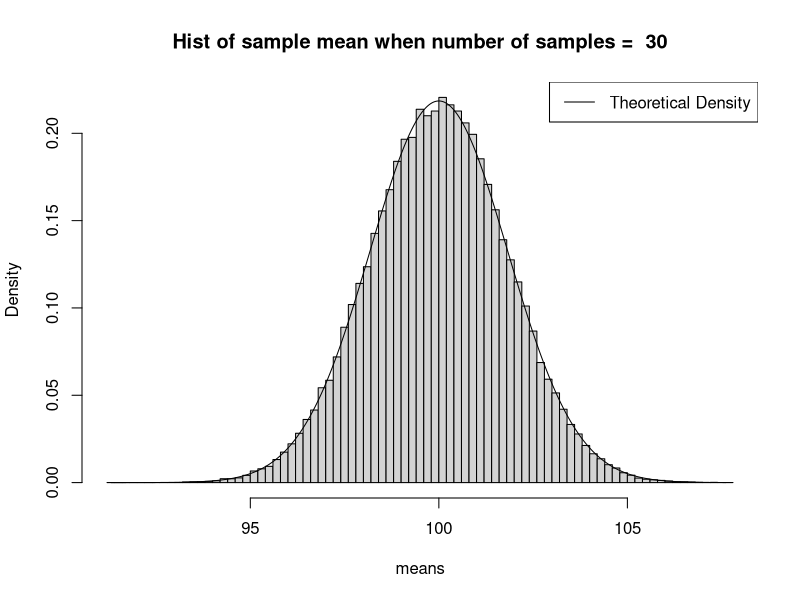
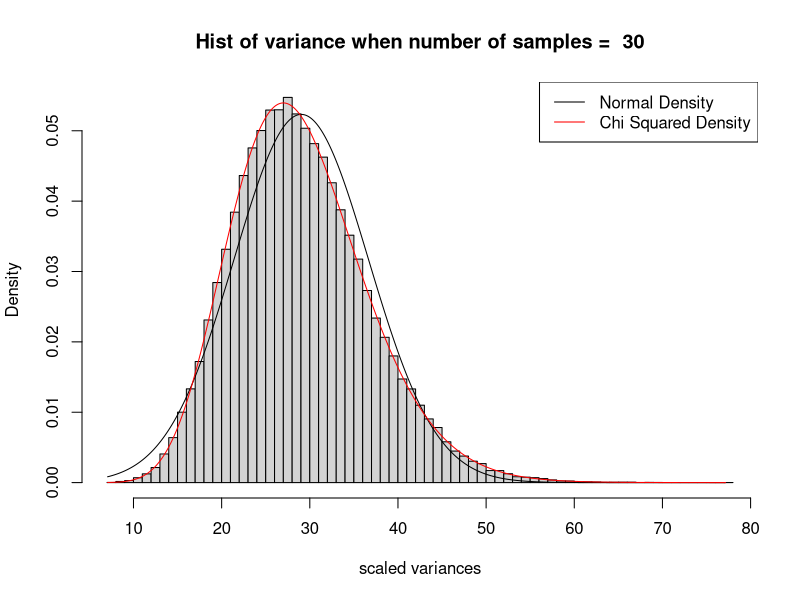
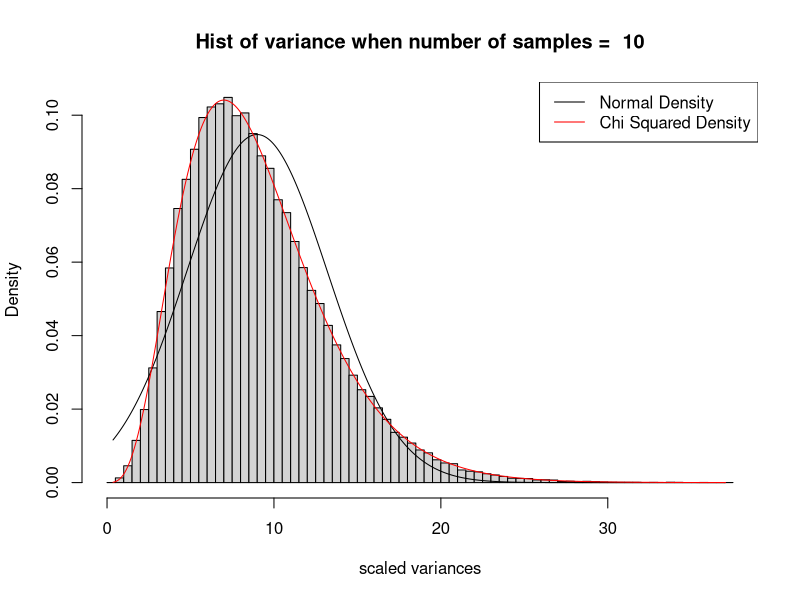
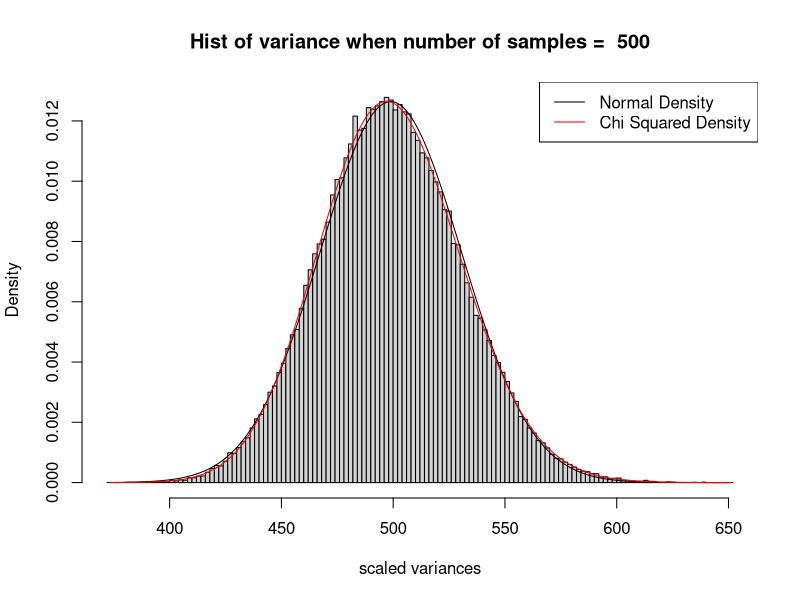

Here is the R script that generated these plots, in order:
## ---- chunk 1
# Functions

# calculates the mean of a random sample
mm <- function(pop.Var = 10^2, popMean = 10, nsamples = 10){
     mean(rnorm(nsamples, popMean, sqrt(pop.Var)))
}

# returns a histogram of the sampling distribution of the sample mean, after 10,000 simulations
# plots a normal density line
samplingDistributionOfTheMean <- function(pop.Var = 10^2, popMean = 10, nsamples = 10){
     # We now calculate sample mean for 10000 random populations
     replications <- replicate(100000, mm(pop.Var, popMean, nsamples))
     hist(replications, freq = F, 
          main = paste("Hist of sample mean when number of samples = ", 
                       nsamples), breaks = 100, xlab = "means")
     
     # normal line
     grid <- seq(min(replications), to = max(replications), by = .01)
     
     # theoretical sampling distibution of the mean is, in this case N(0,10^2/10)
     density = dnorm(grid, mean = popMean, sqrt(pop.Var/nsamples))
     lines(x = grid, density)
     legend("topright", legend = "Theoretical Density", lty = 1)   
}

# calculates the variance for a random sample 
VARS <- function(nsamp = 7, pop.variance = 100){
     var(rnorm(nsamp, 010, sqrt(pop.variance)))
}

# returns a histogram of the sampling distribution of the sample variance
# plots a normal density line and a chi-squared density line
samplingDistributionOfTheVariance <- function(pop.variance = 100, popMean = 10, nsamp = 5){
     # histogram of sampling distribution
     replications <- replicate(100000, VARS(nsamp, pop.variance)*(nsamp - 1)/pop.variance)
     hist(replications, freq = F, 
          main = paste("Hist of variance when number of samples = ", nsamp), 
          xlab = "scaled variances", breaks = 100)
     
     # normal line
     grid <- seq(min(replications), to = max(replications), by = .1)
     
     # theoretical sampling distibution of the var is no longer normal
     density = dnorm(grid, mean(replications),sd(replications))
     lines(x = grid, density)
     
     # the sampling distribution of sample variance is (n-1)*S^2/(population variance) ~ ChiSq(df = n-1)
     densChi <- dchisq(grid, df = nsamp - 1)
     lines(x = grid, densChi, col = "red")
     legend("topright", legend = c("Normal Density", "Chi Squared Density"), lty = c(1,1), col = c("black", "red"))     
}


## ---- chunk 2
samplingDistributionOfTheMean(pop.Var = 100, popMean = 100, nsamples = 30)
## ---- chunk 3
samplingDistributionOfTheVariance(pop.variance = 100, popMean = 100, nsamp = 30)

## ---- chunk 4
samplingDistributionOfTheVariance(pop.variance = 100, popMean = 100, nsamp = 10)

## ---- chunk 5
samplingDistributionOfTheVariance(pop.variance = 100, popMean = 100, nsamp = 500)

